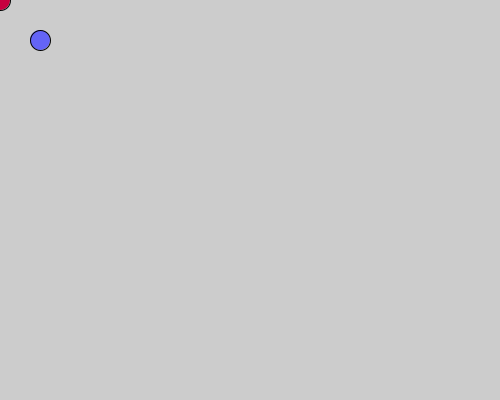
Frame 1 (no input)
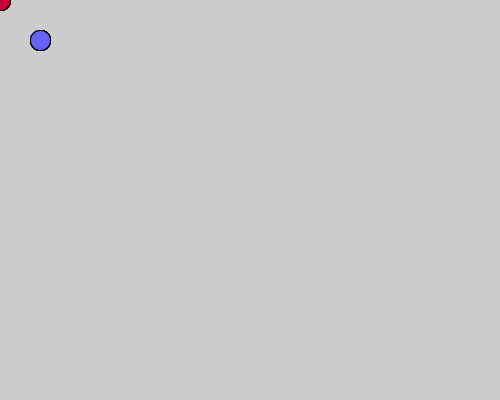
Frame 60 (the mouse pressed at the canvas centre just before this capture)
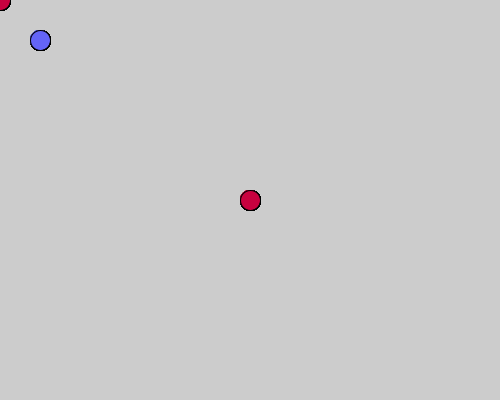
Frame 120 (the mouse held since frame 60 and released just before this capture)

The Processing sketch that drew these frames (run headless with seeded random() and noise(); from frame 60 on, the mouse is pressed at the canvas centre):

// Processing sketch: processing_106320
// ── processing_106320.pde

int counter;
 
 
void setup() {  //setup function called initially, only once
  size(500, 400);
  }
 
 
void draw() {  //draw function loops 
 
    fill(200,1,63);
 
    ellipse(mouseX,mouseY,20,20);
 
    fill(100,100,246);
 
    ellipse(40,40,20,20);
 
 
}
